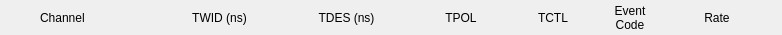
                       <widget class="QFrame" name="frame_32">
                        <property name="minimumSize">
                         <size>
                          <width>0</width>
                          <height>35</height>
                         </size>
                        </property>
                        <property name="maximumSize">
                         <size>
                          <width>16777215</width>
                          <height>35</height>
                         </size>
                        </property>
                        <property name="frameShape">
                         <enum>QFrame::NoFrame</enum>
                        </property>
                        <property name="frameShadow">
                         <enum>QFrame::Raised</enum>
                        </property>
                        <layout class="QHBoxLayout" name="horizontalLayout_63">
                         <property name="spacing">
                          <number>2</number>
                         </property>
                         <property name="leftMargin">
                          <number>0</number>
                         </property>
                         <property name="topMargin">
                          <number>0</number>
                         </property>
                         <property name="rightMargin">
                          <number>0</number>
                         </property>
                         <property name="bottomMargin">
                          <number>0</number>
                         </property>
                         <item>
                          <layout class="QHBoxLayout" name="horizontalLayout_64">
                           <property name="spacing">
                            <number>2</number>
                           </property>
                           <item>
                            <layout class="QHBoxLayout" name="horizontalLayout_65">
                             <property name="spacing">
                              <number>2</number>
                             </property>
                             <item>
                              <spacer name="horizontalSpacer_7">
                               <property name="orientation">
                                <enum>Qt::Horizontal</enum>
                               </property>
                               <property name="sizeHint" stdset="0">
                                <size>
                                 <width>40</width>
                                 <height>20</height>
                                </size>
                               </property>
                              </spacer>
                             </item>
                             <item>
                              <widget class="QLabel" name="label_44">
                               <property name="minimumSize">
                                <size>
                                 <width>115</width>
                                 <height>0</height>
                                </size>
                               </property>
                               <property name="maximumSize">
                                <size>
                                 <width>115</width>
                                 <height>16777215</height>
                                </size>
                               </property>
                               <property name="text">
                                <string>Channel</string>
                               </property>
                               <property name="alignment">
                                <set>Qt::AlignLeading|Qt::AlignLeft|Qt::AlignVCenter</set>
                               </property>
                               <property name="margin">
                                <number>10</number>
                               </property>
                              </widget>
                             </item>
                             <item>
                              <widget class="QLabel" name="label_76">
                               <property name="minimumSize">
                                <size>
                                 <width>125</width>
                                 <height>0</height>
                                </size>
                               </property>
                               <property name="maximumSize">
                                <size>
                                 <width>125</width>
                                 <height>16777215</height>
                                </size>
                               </property>
                               <property name="text">
                                <string>TWID (ns)</string>
                               </property>
                               <property name="alignment">
                                <set>Qt::AlignCenter</set>
                               </property>
                              </widget>
                             </item>
                             <item>
                              <widget class="QLabel" name="label_77">
                               <property name="minimumSize">
                                <size>
                                 <width>125</width>
                                 <height>0</height>
                                </size>
                               </property>
                               <property name="maximumSize">
                                <size>
                                 <width>125</width>
                                 <height>16777215</height>
                                </size>
                               </property>
                               <property name="text">
                                <string>TDES (ns)</string>
                               </property>
                               <property name="alignment">
                                <set>Qt::AlignCenter</set>
                               </property>
                              </widget>
                             </item>
                             <item>
                              <widget class="QLabel" name="label_78">
                               <property name="minimumSize">
                                <size>
                                 <width>100</width>
                                 <height>0</height>
                                </size>
                               </property>
                               <property name="maximumSize">
                                <size>
                                 <width>100</width>
                                 <height>16777215</height>
                                </size>
                               </property>
                               <property name="text">
                                <string>TPOL</string>
                               </property>
                               <property name="alignment">
                                <set>Qt::AlignCenter</set>
                               </property>
                              </widget>
                             </item>
                             <item>
                              <widget class="QLabel" name="label_79">
                               <property name="minimumSize">
                                <size>
                                 <width>80</width>
                                 <height>0</height>
                                </size>
                               </property>
                               <property name="maximumSize">
                                <size>
                                 <width>80</width>
                                 <height>16777215</height>
                                </size>
                               </property>
                               <property name="text">
                                <string>TCTL</string>
                               </property>
                               <property name="alignment">
                                <set>Qt::AlignCenter</set>
                               </property>
                              </widget>
                             </item>
                             <item>
                              <widget class="QLabel" name="label_80">
                               <property name="minimumSize">
                                <size>
                                 <width>70</width>
                                 <height>0</height>
                                </size>
                               </property>
                               <property name="maximumSize">
                                <size>
                                 <width>70</width>
                                 <height>16777215</height>
                                </size>
                               </property>
                               <property name="text">
                                <string>Event
Code</string>
                               </property>
                               <property name="alignment">
                                <set>Qt::AlignCenter</set>
                               </property>
                              </widget>
                             </item>
                             <item>
                              <widget class="QLabel" name="label_81">
                               <property name="minimumSize">
                                <size>
                                 <width>100</width>
                                 <height>0</height>
                                </size>
                               </property>
                               <property name="text">
                                <string>Rate</string>
                               </property>
                               <property name="alignment">
                                <set>Qt::AlignCenter</set>
                               </property>
                              </widget>
                             </item>
                             <item>
                              <spacer name="horizontalSpacer_4">
                               <property name="orientation">
                                <enum>Qt::Horizontal</enum>
                               </property>
                               <property name="sizeType">
                                <enum>QSizePolicy::Fixed</enum>
                               </property>
                               <property name="sizeHint" stdset="0">
                                <size>
                                 <width>15</width>
                                 <height>20</height>
                                </size>
                               </property>
                              </spacer>
                             </item>
                            </layout>
                           </item>
                          </layout>
                         </item>
                        </layout>
                       </widget>
